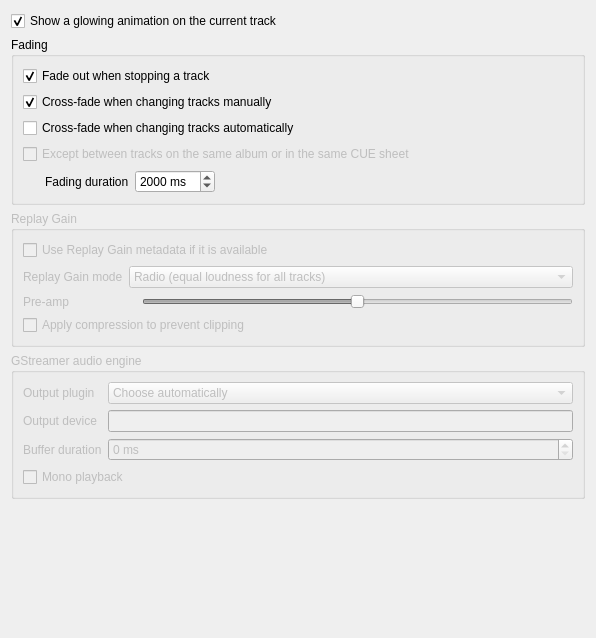
<?xml version="1.0" encoding="UTF-8"?>
<ui version="4.0">
 <class>PlaybackSettingsPage</class>
 <widget class="QWidget" name="PlaybackSettingsPage">
  <property name="geometry">
   <rect>
    <x>0</x>
    <y>0</y>
    <width>596</width>
    <height>638</height>
   </rect>
  </property>
  <property name="windowTitle">
   <string>Playback</string>
  </property>
  <layout class="QVBoxLayout" name="verticalLayout_3">
   <item>
    <widget class="QCheckBox" name="current_glow">
     <property name="text">
      <string>Show a glowing animation on the current track</string>
     </property>
     <property name="checked">
      <bool>true</bool>
     </property>
    </widget>
   </item>
   <item>
    <widget class="QGroupBox" name="groupBox">
     <property name="title">
      <string>Fading</string>
     </property>
     <layout class="QVBoxLayout" name="verticalLayout">
      <item>
       <widget class="QCheckBox" name="fading_out">
        <property name="text">
         <string>Fade out when stopping a track</string>
        </property>
        <property name="checked">
         <bool>true</bool>
        </property>
       </widget>
      </item>
      <item>
       <widget class="QCheckBox" name="fading_cross">
        <property name="text">
         <string>Cross-fade when changing tracks manually</string>
        </property>
        <property name="checked">
         <bool>true</bool>
        </property>
       </widget>
      </item>
      <item>
       <widget class="QCheckBox" name="fading_auto">
        <property name="text">
         <string>Cross-fade when changing tracks automatically</string>
        </property>
       </widget>
      </item>
      <item>
       <widget class="QCheckBox" name="fading_samealbum">
        <property name="enabled">
         <bool>false</bool>
        </property>
        <property name="text">
         <string>Except between tracks on the same album or in the same CUE sheet</string>
        </property>
       </widget>
      </item>
      <item>
       <widget class="QWidget" name="fading_options" native="true">
        <layout class="QHBoxLayout" name="horizontalLayout">
         <property name="margin">
          <number>0</number>
         </property>
         <item>
          <widget class="QLabel" name="label">
           <property name="text">
            <string>Fading duration</string>
           </property>
           <property name="indent">
            <number>22</number>
           </property>
          </widget>
         </item>
         <item>
          <widget class="QSpinBox" name="fading_duration">
           <property name="suffix">
            <string> ms</string>
           </property>
           <property name="maximum">
            <number>10000</number>
           </property>
           <property name="singleStep">
            <number>1000</number>
           </property>
           <property name="value">
            <number>2000</number>
           </property>
          </widget>
         </item>
         <item>
          <spacer name="horizontalSpacer">
           <property name="orientation">
            <enum>Qt::Horizontal</enum>
           </property>
           <property name="sizeHint" stdset="0">
            <size>
             <width>257</width>
             <height>20</height>
            </size>
           </property>
          </spacer>
         </item>
        </layout>
       </widget>
      </item>
     </layout>
    </widget>
   </item>
   <item>
    <widget class="QGroupBox" name="replaygain_group">
     <property name="enabled">
      <bool>false</bool>
     </property>
     <property name="title">
      <string>Replay Gain</string>
     </property>
     <layout class="QVBoxLayout" name="verticalLayout_2">
      <item>
       <widget class="QCheckBox" name="replaygain">
        <property name="text">
         <string>Use Replay Gain metadata if it is available</string>
        </property>
       </widget>
      </item>
      <item>
       <widget class="QWidget" name="widget" native="true">
        <property name="enabled">
         <bool>false</bool>
        </property>
        <layout class="QFormLayout" name="formLayout_4">
         <property name="margin">
          <number>0</number>
         </property>
         <item row="0" column="0">
          <widget class="QLabel" name="label_8">
           <property name="text">
            <string>Replay Gain mode</string>
           </property>
          </widget>
         </item>
         <item row="0" column="1">
          <widget class="QComboBox" name="replaygain_mode">
           <item>
            <property name="text">
             <string>Radio (equal loudness for all tracks)</string>
            </property>
           </item>
           <item>
            <property name="text">
             <string>Album (ideal loudness for all tracks)</string>
            </property>
           </item>
          </widget>
         </item>
         <item row="1" column="0">
          <widget class="QLabel" name="label_9">
           <property name="text">
            <string>Pre-amp</string>
           </property>
          </widget>
         </item>
         <item row="1" column="1">
          <layout class="QHBoxLayout" name="horizontalLayout_4">
           <item>
            <widget class="QLabel" name="replaygain_preamp_label"/>
           </item>
           <item>
            <widget class="StickySlider" name="replaygain_preamp">
             <property name="maximum">
              <number>300</number>
             </property>
             <property name="value">
              <number>150</number>
             </property>
             <property name="orientation">
              <enum>Qt::Horizontal</enum>
             </property>
             <property name="sticky_center" stdset="0">
              <number>150</number>
             </property>
            </widget>
           </item>
          </layout>
         </item>
         <item row="2" column="0" colspan="2">
          <widget class="QCheckBox" name="replaygain_compression">
           <property name="text">
            <string>Apply compression to prevent clipping</string>
           </property>
          </widget>
         </item>
        </layout>
       </widget>
      </item>
     </layout>
    </widget>
   </item>
   <item>
    <widget class="QGroupBox" name="gst_group">
     <property name="enabled">
      <bool>false</bool>
     </property>
     <property name="title">
      <string>GStreamer audio engine</string>
     </property>
     <layout class="QFormLayout" name="formLayout_3">
      <property name="fieldGrowthPolicy">
       <enum>QFormLayout::AllNonFixedFieldsGrow</enum>
      </property>
      <item row="0" column="0">
       <widget class="QLabel" name="label_7">
        <property name="text">
         <string>Output plugin</string>
        </property>
       </widget>
      </item>
      <item row="0" column="1">
       <widget class="QComboBox" name="gst_plugin">
        <item>
         <property name="text">
          <string>Choose automatically</string>
         </property>
        </item>
       </widget>
      </item>
      <item row="1" column="0">
       <widget class="QLabel" name="gst_device_label">
        <property name="enabled">
         <bool>false</bool>
        </property>
        <property name="text">
         <string>Output device</string>
        </property>
       </widget>
      </item>
      <item row="1" column="1">
       <widget class="LineEdit" name="gst_device">
        <property name="enabled">
         <bool>false</bool>
        </property>
        <property name="hint" stdset="0">
         <string>Leave blank for the default.  Examples: &quot;/dev/dsp&quot;, &quot;front&quot;, etc.</string>
        </property>
       </widget>
      </item>
      <item row="2" column="0">
       <widget class="QLabel" name="buffer_duration_label">
        <property name="text">
         <string>Buffer duration</string>
        </property>
       </widget>
      </item>
      <item row="2" column="1">
       <widget class="QSpinBox" name="buffer_duration">
        <property name="suffix">
         <string> ms</string>
        </property>
        <property name="maximum">
         <number>60000</number>
        </property>
        <property name="singleStep">
         <number>100</number>
        </property>
       </widget>
      </item>
      <item row="3" column="0" colspan="2">
       <widget class="QCheckBox" name="mono_playback">
        <property name="text">
         <string>Mono playback</string>
        </property>
       </widget>
      </item>
     </layout>
    </widget>
   </item>
   <item>
    <spacer name="verticalSpacer">
     <property name="orientation">
      <enum>Qt::Vertical</enum>
     </property>
     <property name="sizeHint" stdset="0">
      <size>
       <width>20</width>
       <height>114</height>
      </size>
     </property>
    </spacer>
   </item>
  </layout>
 </widget>
 <customwidgets>
  <customwidget>
   <class>LineEdit</class>
   <extends>QLineEdit</extends>
   <header>widgets/lineedit.h</header>
  </customwidget>
  <customwidget>
   <class>StickySlider</class>
   <extends>QSlider</extends>
   <header>widgets/stickyslider.h</header>
  </customwidget>
 </customwidgets>
 <resources/>
 <connections>
  <connection>
   <sender>replaygain</sender>
   <signal>toggled(bool)</signal>
   <receiver>widget</receiver>
   <slot>setEnabled(bool)</slot>
   <hints>
    <hint type="sourcelabel">
     <x>89</x>
     <y>259</y>
    </hint>
    <hint type="destinationlabel">
     <x>143</x>
     <y>285</y>
    </hint>
   </hints>
  </connection>
  <connection>
   <sender>fading_auto</sender>
   <signal>toggled(bool)</signal>
   <receiver>fading_samealbum</receiver>
   <slot>setEnabled(bool)</slot>
   <hints>
    <hint type="sourcelabel">
     <x>109</x>
     <y>133</y>
    </hint>
    <hint type="destinationlabel">
     <x>113</x>
     <y>153</y>
    </hint>
   </hints>
  </connection>
 </connections>
</ui>
